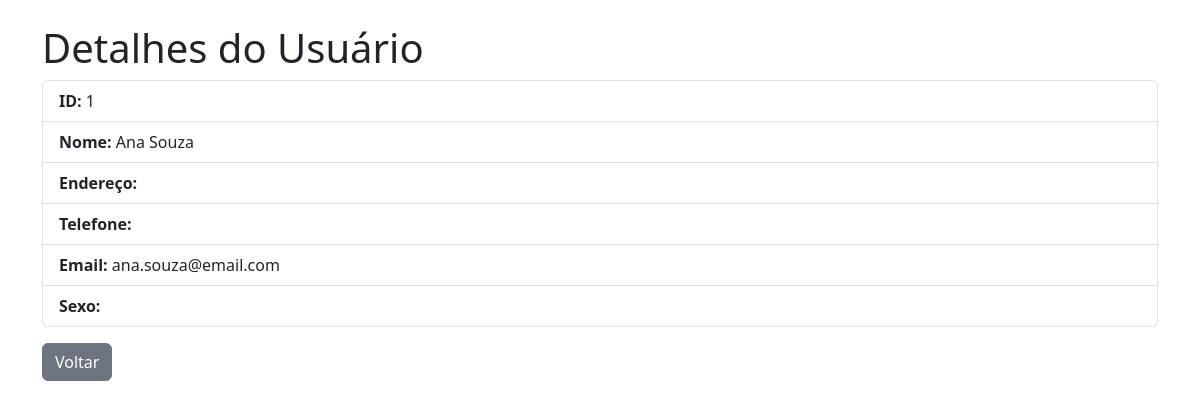
Page /admin/usuarios/read.php?id=1 on the committed database.
### tables this page shows
CREATE TABLE IF NOT EXISTS `usuarios` (
  `id` int NOT NULL AUTO_INCREMENT,
  `nome` varchar(100) NOT NULL,
  `email` varchar(150) NOT NULL,
  `senha` varchar(255) NOT NULL,
  `criado_em` datetime NOT NULL DEFAULT CURRENT_TIMESTAMP,
  `ativo` tinyint(1) NOT NULL DEFAULT '1',
  PRIMARY KEY (`id`),
  UNIQUE KEY `email` (`email`)
);

### admin/usuarios/read.php (the view, shortened to what this page needs)
<?php
include '../conexao.php';
$id = isset($_GET['id']) && is_numeric($_GET['id']) ? (int) $_GET['id'] : 0;
$sql = "SELECT * FROM usuarios WHERE id = $id";
$res = $conn->query($sql);
$usuario = null;
if ($res && $res->num_rows > 0) {
    $usuario = $res->fetch_assoc();
}
?>
<!DOCTYPE html>
<html lang="pt-BR">
<head>
  <link href="https://cdn.jsdelivr.net/npm/bootstrap@5.3.0/dist/css/bootstrap.min.css" rel="stylesheet" />
</head>
<body class="container py-4">
  <h1>Detalhes do Usuário</h1>
  <?php if ($usuario): ?>
  <ul class="list-group">
    <li class="list-group-item"><strong>ID:</strong> <?= $usuario['id'] ?></li>
    <li class="list-group-item"><strong>Nome:</strong> <?= htmlspecialchars($usuario['nome']) ?></li>
    <li class="list-group-item"><strong>Endereço:</strong> <?= htmlspecialchars($usuario['endereco']) ?></li>
    <li class="list-group-item"><strong>Telefone:</strong> <?= htmlspecialchars($usuario['telefone']) ?></li>
    <li class="list-group-item"><strong>Email:</strong> <?= htmlspecialchars($usuario['email']) ?></li>
    <li class="list-group-item"><strong>Sexo:</strong> <?= htmlspecialchars($usuario['sexo']) ?></li>
  </ul>
  <?php else: ?>
    <div class="alert alert-warning">Usuário não encontrado.</div>
  <?php endif; ?>
  <a href="index.php" class="btn btn-secondary mt-3">Voltar</a>
</body>
</html>

### rows in the picture
usuarios: id "1", nome "Ana Souza", email "ana.souza@email.com"
